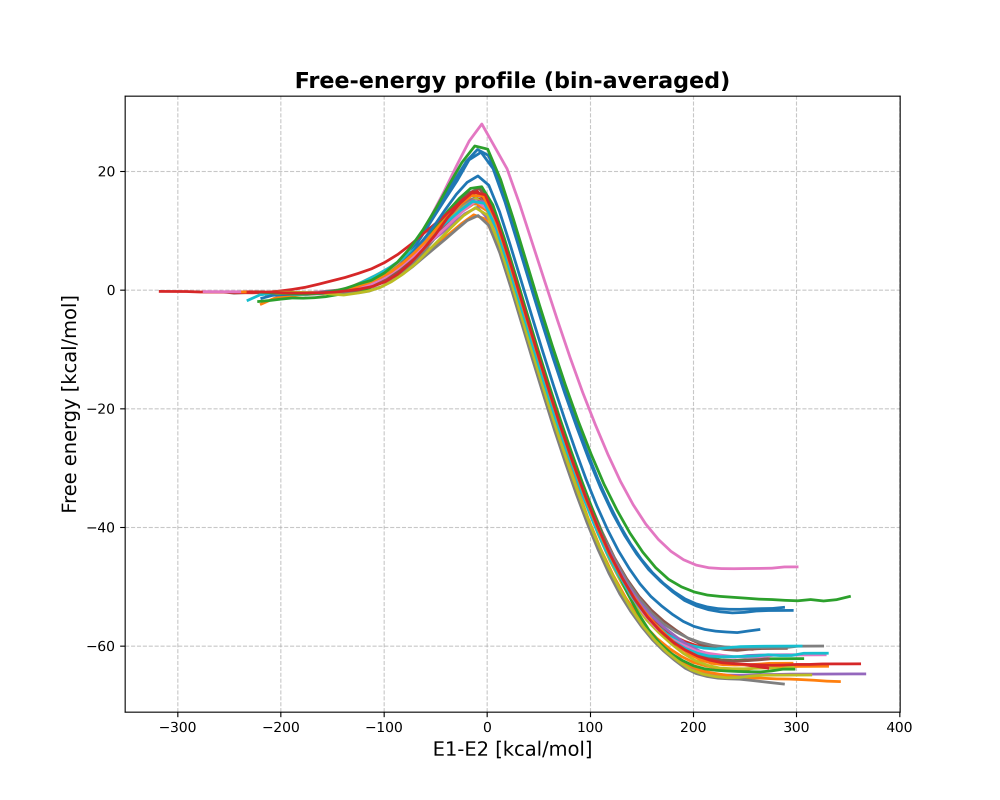
#> input picture figures/mousecys_FreeEnergyProfile_AllReplicas.png, 3000 x 2400 px, found by its file name (shown at 1/3 size); the run also reads 1 picture not shown here
$ python subplots.py
#> lines starting #> are read from the running program, lines starting #| are printed output that depends on the picture; pictures that were not available may be replaced by others from this repository, and a replacement may not be noted
import matplotlib.pyplot as plt
import matplotlib.image as mpimg
import numpy as np

def crop_white(img, tol=245):
    """Crop near-white borders from image."""
    if img.ndim == 3:
        gray = img.mean(axis=2)
    else:
        gray = img

    mask = gray < tol
    coords = np.argwhere(mask)

    y0, x0 = coords.min(axis=0)
    y1, x1 = coords.max(axis=0) + 1

    return img[y0:y1, x0:x1]

# ================================
# Image paths
# ================================
paths = {
    "A": r"D:\PhD_Thesis\Article-GPX6-EVB\Figures\mousecys_FreeEnergyProfile_AllReplicas.png",
    "B": r"D:\PhD_Thesis\Article-GPX6-EVB\Figures\mousesec_FreeEnergyProfile_AllReplicas.png",
    "C": r"D:\PhD_Thesis\Article-GPX6-EVB\Figures\humancys_FreeEnergyProfile_AllReplicas.png",
    "D": r"D:\PhD_Thesis\Article-GPX6-EVB\Figures\humansec_FreeEnergyProfile_AllReplicas.png",
}

save_path = r"D:\PhD_Thesis\Article-GPX6-EVB\Figures\FreeEnergyProfiles.png"

# ================================
# Load & crop
# ================================
imgs = {k: crop_white(mpimg.imread(v)) for k, v in paths.items()}
#> in crop_white, `mask = gray < tol`: mask: shape (2400, 3000) bool; every value is 1
#> in crop_white, `coords = np.argwhere(mask)`: coords = 7200000 pairs, first value 0 to 2399, second value 0 to 2999
#> in crop_white, `y0, x0 = coords.min(axis=0)`: y0 = 0
#> in crop_white, `y1, x1 = coords.max(axis=0) + 1`: y1 = 2400; x1 = 3000
#> in crop_white, returned value is the input picture: shape (2400, 3000, 4) float32; mean R, G, B, A 0.972, 0.973, 0.97, 1
#> call 2 of crop_white, with img = array of shape (4768, 5494, 4), tol = 245
#> in crop_white (call 2), `gray = img.mean(axis=2)`:
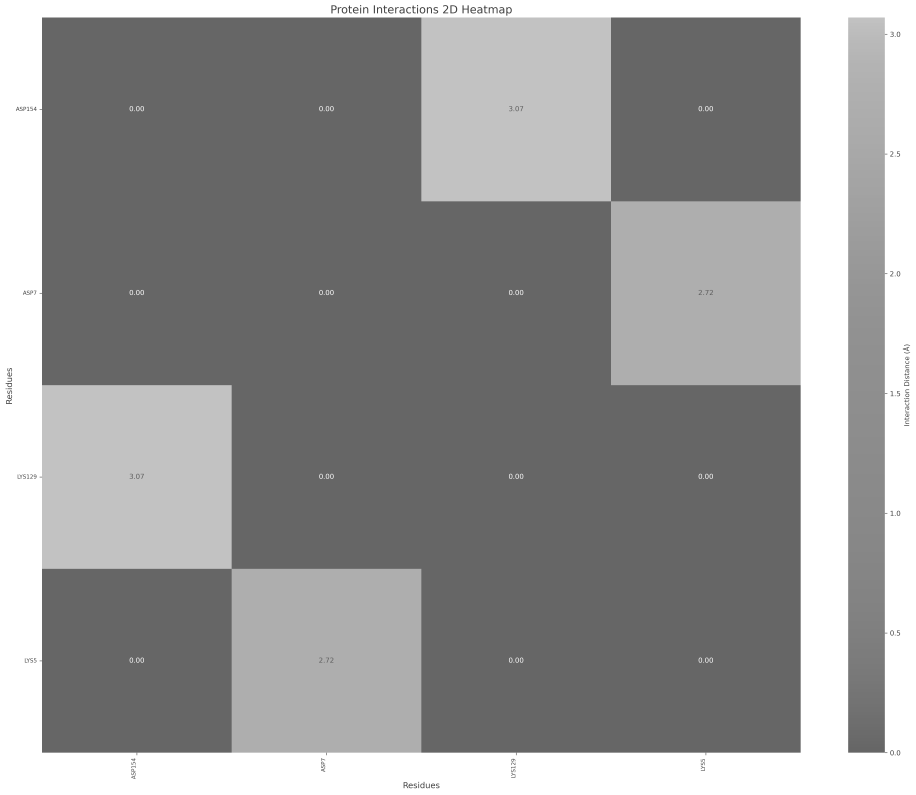
#> gray: shape (4768, 5494) float32 (shown at 1/6 size); min 0.25, max 1, mean 0.585
#> in crop_white (call 2), `mask = gray < tol`: mask: shape (4768, 5494) bool; every value is 1
#> in crop_white (call 2), `coords = np.argwhere(mask)`: coords = 26195392 pairs, first value 0 to 4767, second value 0 to 5493
#> in crop_white (call 2), `y1, x1 = coords.max(axis=0) + 1`: y1 = 4768; x1 = 5494
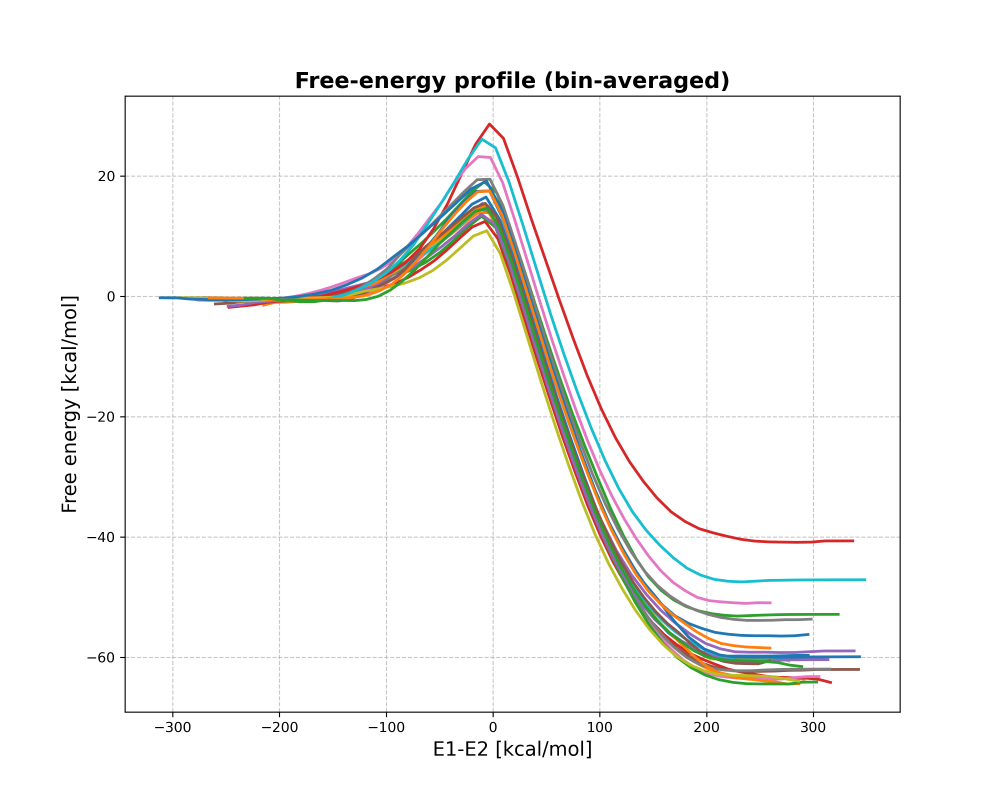
#> input picture analysis/figures/humancys_FreeEnergyProfile_AllReplicas.png, 3000 x 2400 px, found by its file name (shown at 1/3 size)
#> in crop_white, returned value is the input picture: shape (2400, 3000, 4) float32; mean R, G, B, A 0.971, 0.971, 0.967, 1
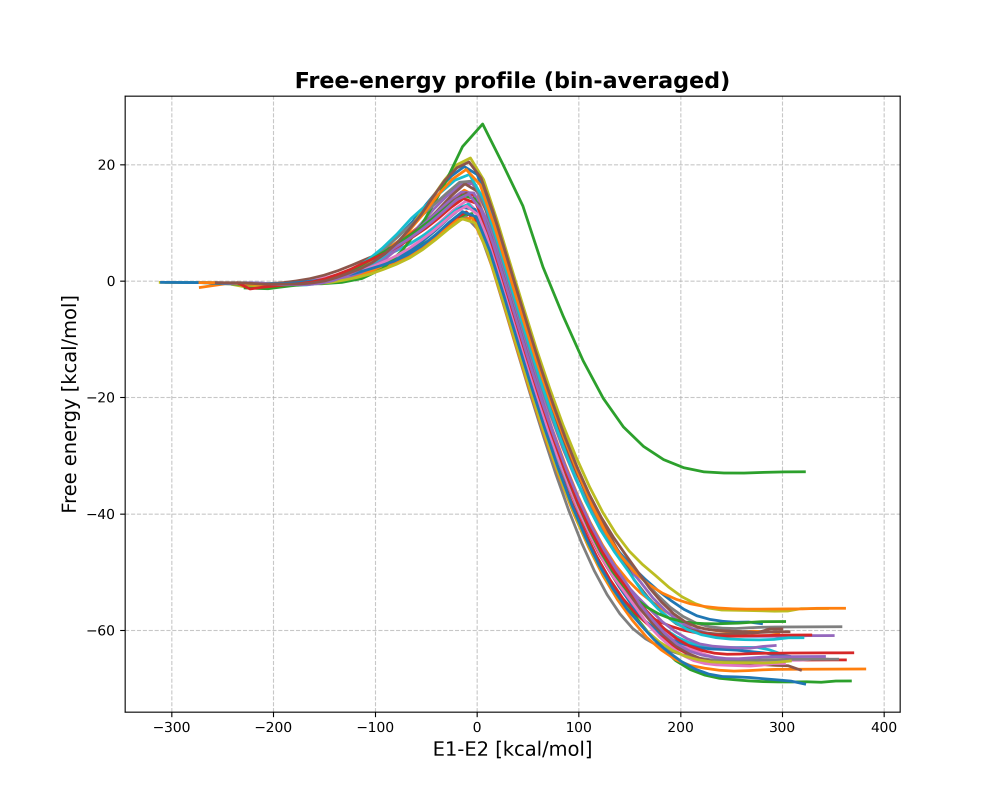
#> input picture figures/humansec_FreeEnergyProfile_AllReplicas.png, 3000 x 2400 px, found by its file name (shown at 1/3 size)
#> call 4 of crop_white, with tol = 245
#> in crop_white (call 4), `gray = img.mean(axis=2)`:
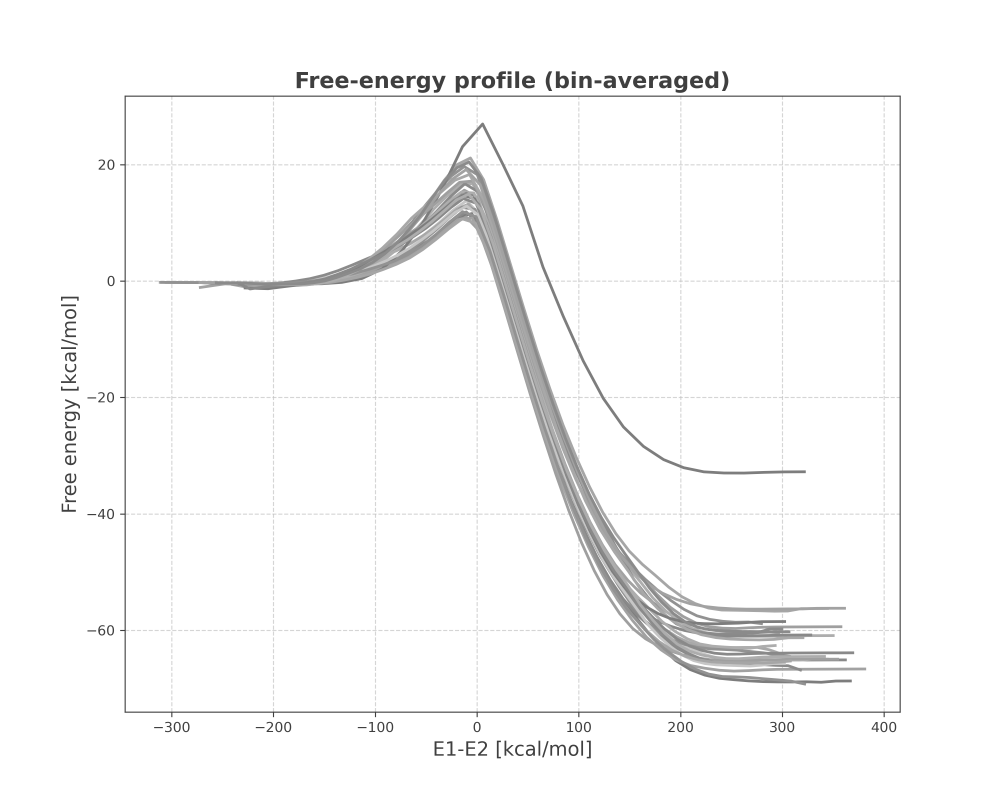
#> gray: shape (2400, 3000) float32 (shown at 1/3 size); min 0.25, max 1, mean 0.977
#> in crop_white, returned value is the input picture: shape (2400, 3000, 4) float32; mean R, G, B, A 0.971, 0.97, 0.967, 1
#> imgs = 4 items

# ================================
# Create figure
# ================================
fig, axes = plt.subplots(
    2, 2,
    figsize=(12, 10)   # square-ish → less white
)

order = [["A", "B"],
         ["C", "D"]]

for i in range(2):
    for j in range(2):
        key = order[i][j]
        ax = axes[i, j]
        ax.imshow(imgs[key])
        ax.axis("off")

        # Panel labels
        ax.text(
            -0.03, 1.02, key,
            transform=ax.transAxes,
            fontsize=18,
            fontweight="bold",
            va="bottom",
            ha="right"
        )

# ================================
# Tight spacing
# ================================
plt.subplots_adjust(
    left=0.02,
    right=0.98,
    top=0.97,
    bottom=0.03,
    wspace=0.04,
    hspace=0.06
)

# ================================
# Save
# ================================
plt.savefig(
    save_path,
    dpi=600,
    bbox_inches="tight",
    pad_inches=0.01
)
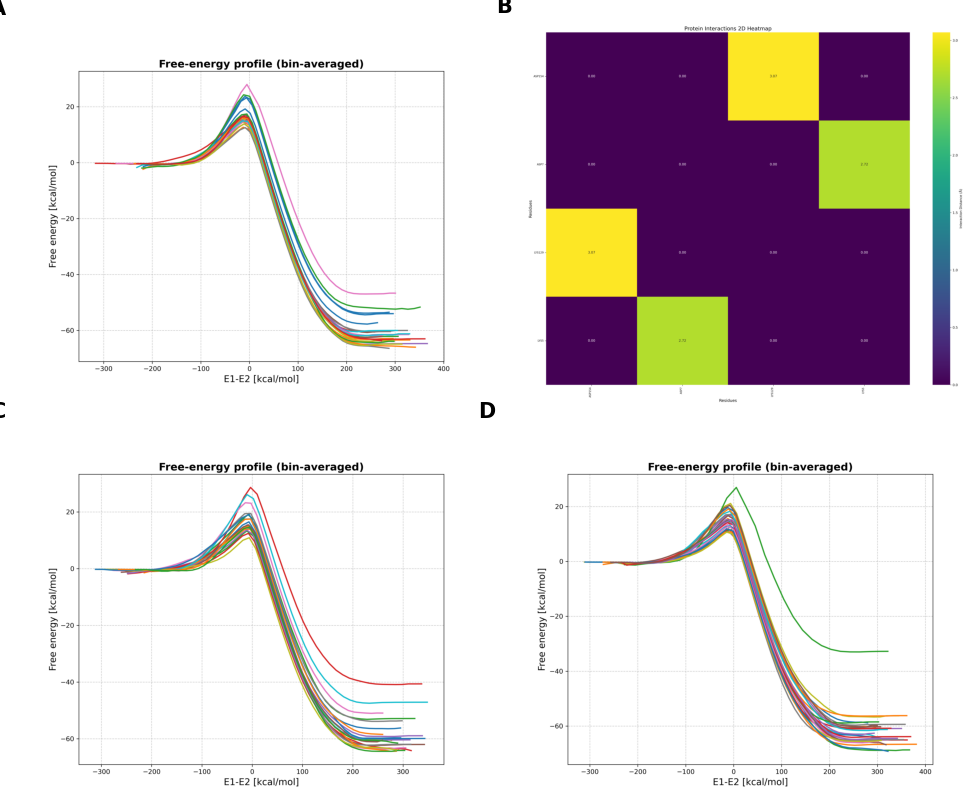
#> figure drawn by matplotlib, 4 panels

plt.show()
plt.close()
